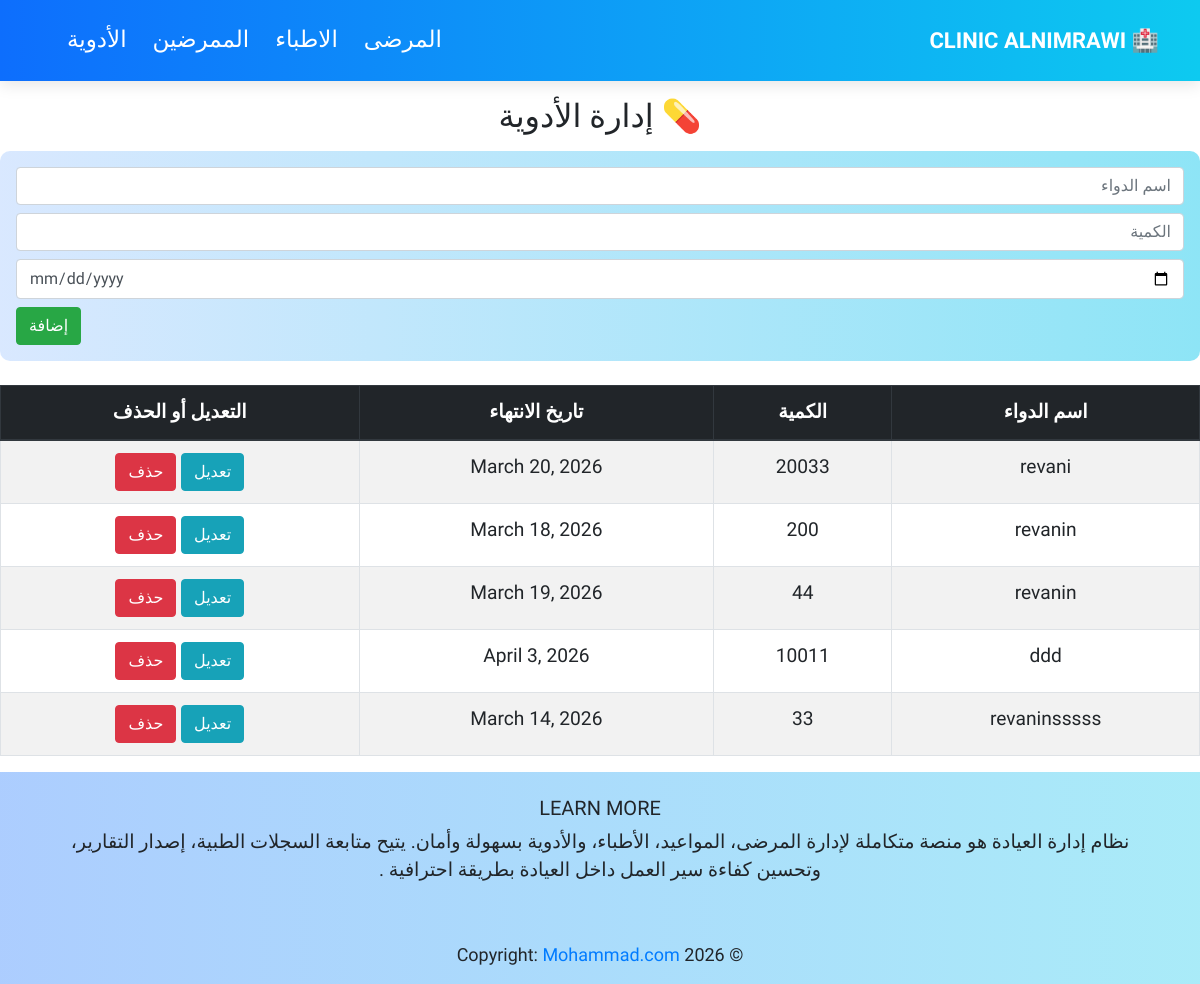
The app's page /drugs/, older data.
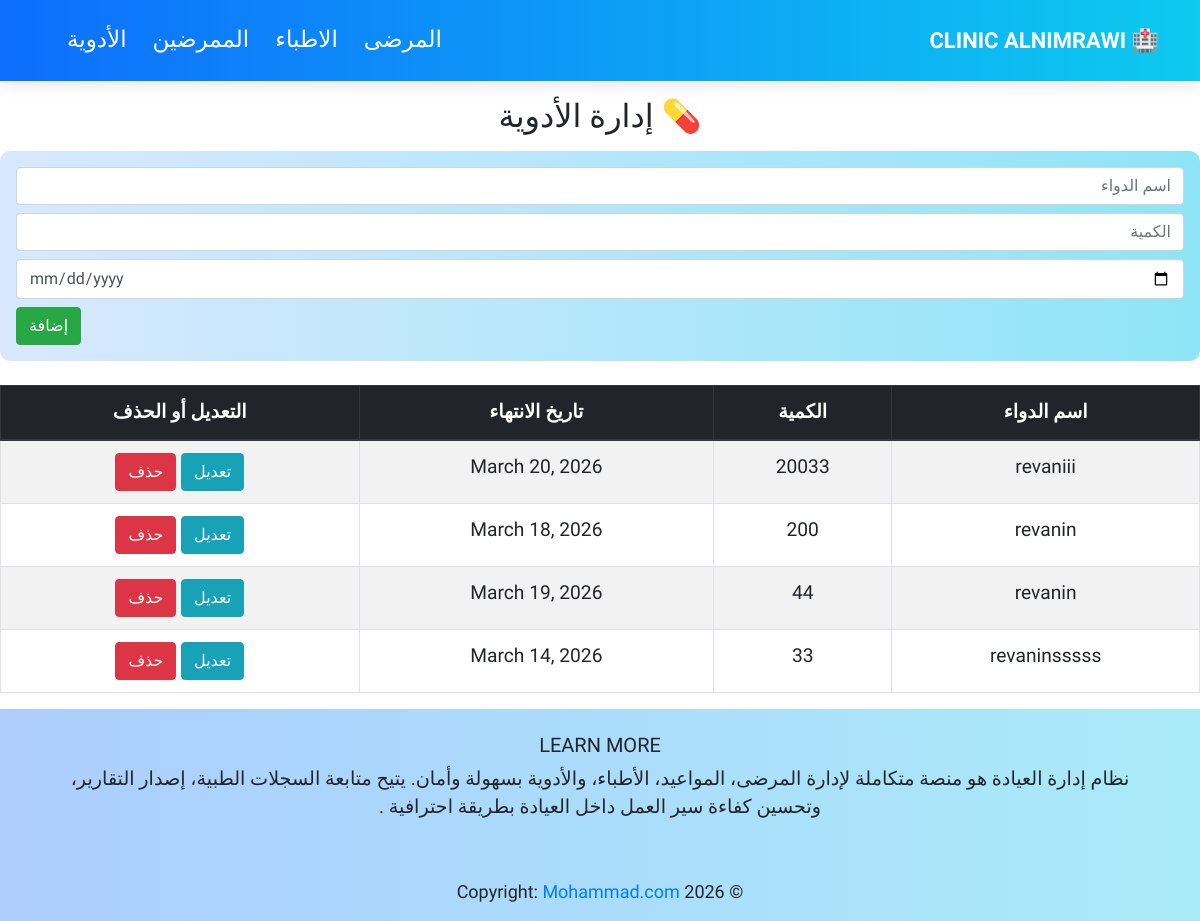
The same page, newer data.
### appclinic/models.py (models this page shows, shortened)
class Drugs(models.Model):
    drug_name = models.CharField(max_length=100)
    quantity=models.IntegerField(null=True,blank=True)
    date = models.DateField(null=True,blank=True)

### appclinic/views.py (the view)
# urls.py: path('drugs/', views.drugs, name='drugs'),
def drugs(request): #--------------------------------------------------------
    if request.method == "POST":
        form = DrugForm(request.POST)
        if form.is_valid():
            form.save()
            return redirect('drugs')
    else:
        form = DrugForm()
    all_Drugs= Drugs.objects.all()
    context = {
        'form': form,
        'all_Drugs': all_Drugs
    }
    return render(request, 'pages/drugs.html',context)

### appclinic/forms.py
class DrugForm(forms.ModelForm):
    class Meta:
        model=Drugs
        fields='__all__'

### templates/pages/drugs.html (shortened to what this page needs)
{% extends 'base.html' %}
{% block content %}
<h2 class="text-center m-3">💊 إدارة الأدوية</h2>
<form action="" method="POST" class="p-3">
  <input type="text" name="drug_name" placeholder="اسم الدواء" class="form-control mb-2" required>
  <input type="number" name="quantity" placeholder="الكمية" class="form-control mb-2" required>
  <input type="date" name="date" class="form-control mb-2" required>
  <button type="submit" class="btn btn-success">إضافة</button>
</form>
<table class="table table-striped table-bordered mt-4 text-center">
  <thead class="thead-dark">
    <tr>
      <th>اسم الدواء</th>
      <th>الكمية</th>
      <th>تاريخ الانتهاء</th>
      <th>التعديل أو الحذف</th>
    </tr>
  </thead>
  <tbody>
    {% for p in all_Drugs %}
    <tr>
      <td>{{p.drug_name}}</td>
      <td>{{p.quantity}}</td>
      <td>{{p.date}}</td>
      <td> <a href="{% url 'update_drug' p.id %}" class="btn btn-info">تعديل</a>
           <a href="{% url 'delete_item' 'drug' p.id %}" class="btn btn-danger">حذف</a></td>
    </tr>
    {% endfor %}
  </tbody>
</table>
{% endblock %}

Row changes from the older to the newer data that the page shows:
removed Drugs: drug_name "ddd", quantity "10011", date "April 3, 2026"
changed Drugs: drug_name "revani" → "revaniii"
